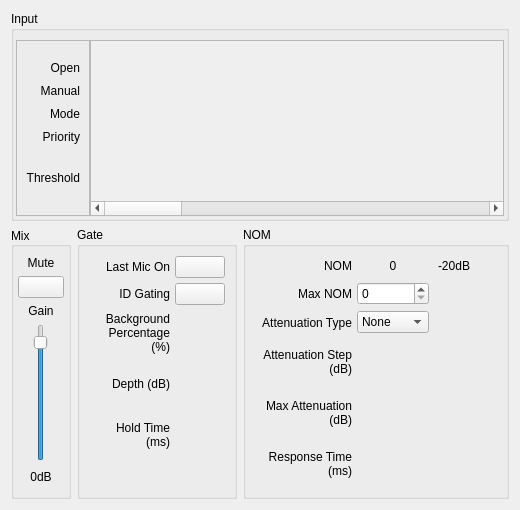
<?xml version="1.0" encoding="UTF-8"?>
<ui version="4.0">
 <class>CfgSettingAutomaticMixerGatingAbsoluteThreshold</class>
 <widget class="QWidget" name="CfgSettingAutomaticMixerGatingAbsoluteThreshold">
  <property name="geometry">
   <rect>
    <x>0</x>
    <y>0</y>
    <width>520</width>
    <height>510</height>
   </rect>
  </property>
  <property name="minimumSize">
   <size>
    <width>520</width>
    <height>510</height>
   </size>
  </property>
  <property name="maximumSize">
   <size>
    <width>16777215</width>
    <height>510</height>
   </size>
  </property>
  <property name="windowTitle">
   <string>Form</string>
  </property>
  <layout class="QGridLayout" name="gridLayout_5">
   <item row="1" column="0">
    <widget class="QGroupBox" name="groupBox_4">
     <property name="minimumSize">
      <size>
       <width>60</width>
       <height>0</height>
      </size>
     </property>
     <property name="maximumSize">
      <size>
       <width>60</width>
       <height>16777215</height>
      </size>
     </property>
     <property name="title">
      <string>Mix</string>
     </property>
     <property name="alignment">
      <set>Qt::AlignLeading|Qt::AlignLeft|Qt::AlignVCenter</set>
     </property>
     <layout class="QVBoxLayout" name="verticalLayout_2">
      <property name="leftMargin">
       <number>4</number>
      </property>
      <property name="rightMargin">
       <number>4</number>
      </property>
      <item>
       <widget class="QLabel" name="label_16">
        <property name="text">
         <string>Mute</string>
        </property>
        <property name="alignment">
         <set>Qt::AlignCenter</set>
        </property>
       </widget>
      </item>
      <item>
       <widget class="QPushButton" name="pushButton_Mute">
        <property name="text">
         <string/>
        </property>
        <property name="checkable">
         <bool>true</bool>
        </property>
       </widget>
      </item>
      <item>
       <widget class="QLabel" name="label_19">
        <property name="text">
         <string>Gain</string>
        </property>
        <property name="alignment">
         <set>Qt::AlignCenter</set>
        </property>
       </widget>
      </item>
      <item alignment="Qt::AlignHCenter">
       <widget class="QSlider" name="verticalSlider_Gain">
        <property name="minimum">
         <number>-100</number>
        </property>
        <property name="maximum">
         <number>10</number>
        </property>
        <property name="orientation">
         <enum>Qt::Vertical</enum>
        </property>
       </widget>
      </item>
      <item>
       <widget class="QLabel" name="label_Gain">
        <property name="minimumSize">
         <size>
          <width>0</width>
          <height>20</height>
         </size>
        </property>
        <property name="text">
         <string>0dB</string>
        </property>
        <property name="alignment">
         <set>Qt::AlignCenter</set>
        </property>
       </widget>
      </item>
     </layout>
    </widget>
   </item>
   <item row="0" column="0" colspan="4">
    <widget class="QGroupBox" name="groupBox">
     <property name="minimumSize">
      <size>
       <width>0</width>
       <height>210</height>
      </size>
     </property>
     <property name="maximumSize">
      <size>
       <width>16777215</width>
       <height>210</height>
      </size>
     </property>
     <property name="title">
      <string>Input</string>
     </property>
     <layout class="QGridLayout" name="gridLayout">
      <property name="leftMargin">
       <number>2</number>
      </property>
      <property name="topMargin">
       <number>9</number>
      </property>
      <property name="rightMargin">
       <number>2</number>
      </property>
      <property name="bottomMargin">
       <number>2</number>
      </property>
      <property name="spacing">
       <number>0</number>
      </property>
      <item row="0" column="1">
       <widget class="QScrollArea" name="scrollArea">
        <property name="widgetResizable">
         <bool>true</bool>
        </property>
        <widget class="QWidget" name="scrollAreaContents">
         <property name="geometry">
          <rect>
           <x>0</x>
           <y>0</y>
           <width>2080</width>
           <height>166</height>
          </rect>
         </property>
         <layout class="QHBoxLayout" name="horizontalLayout">
          <property name="spacing">
           <number>0</number>
          </property>
          <property name="leftMargin">
           <number>0</number>
          </property>
          <property name="topMargin">
           <number>0</number>
          </property>
          <property name="rightMargin">
           <number>0</number>
          </property>
          <property name="bottomMargin">
           <number>0</number>
          </property>
          <item>
           <widget class="ConfigGatingAbsoluteThreasholdChannel" name="widget_1" native="true">
            <property name="minimumSize">
             <size>
              <width>65</width>
              <height>0</height>
             </size>
            </property>
           </widget>
          </item>
          <item>
           <widget class="ConfigGatingAbsoluteThreasholdChannel" name="widget_2" native="true">
            <property name="minimumSize">
             <size>
              <width>65</width>
              <height>0</height>
             </size>
            </property>
           </widget>
          </item>
          <item>
           <widget class="ConfigGatingAbsoluteThreasholdChannel" name="widget_3" native="true">
            <property name="minimumSize">
             <size>
              <width>65</width>
              <height>0</height>
             </size>
            </property>
           </widget>
          </item>
          <item>
           <widget class="ConfigGatingAbsoluteThreasholdChannel" name="widget_4" native="true">
            <property name="minimumSize">
             <size>
              <width>65</width>
              <height>0</height>
             </size>
            </property>
           </widget>
          </item>
          <item>
           <widget class="ConfigGatingAbsoluteThreasholdChannel" name="widget_5" native="true">
            <property name="minimumSize">
             <size>
              <width>65</width>
              <height>0</height>
             </size>
            </property>
           </widget>
          </item>
          <item>
           <widget class="ConfigGatingAbsoluteThreasholdChannel" name="widget_6" native="true">
            <property name="minimumSize">
             <size>
              <width>65</width>
              <height>0</height>
             </size>
            </property>
           </widget>
          </item>
          <item>
           <widget class="ConfigGatingAbsoluteThreasholdChannel" name="widget_7" native="true">
            <property name="minimumSize">
             <size>
              <width>65</width>
              <height>0</height>
             </size>
            </property>
           </widget>
          </item>
          <item>
           <widget class="ConfigGatingAbsoluteThreasholdChannel" name="widget_8" native="true">
            <property name="minimumSize">
             <size>
              <width>65</width>
              <height>0</height>
             </size>
            </property>
           </widget>
          </item>
          <item>
           <widget class="ConfigGatingAbsoluteThreasholdChannel" name="widget_9" native="true">
            <property name="minimumSize">
             <size>
              <width>65</width>
              <height>0</height>
             </size>
            </property>
           </widget>
          </item>
          <item>
           <widget class="ConfigGatingAbsoluteThreasholdChannel" name="widget_10" native="true">
            <property name="minimumSize">
             <size>
              <width>65</width>
              <height>0</height>
             </size>
            </property>
           </widget>
          </item>
          <item>
           <widget class="ConfigGatingAbsoluteThreasholdChannel" name="widget_11" native="true">
            <property name="minimumSize">
             <size>
              <width>65</width>
              <height>0</height>
             </size>
            </property>
           </widget>
          </item>
          <item>
           <widget class="ConfigGatingAbsoluteThreasholdChannel" name="widget_12" native="true">
            <property name="minimumSize">
             <size>
              <width>65</width>
              <height>0</height>
             </size>
            </property>
           </widget>
          </item>
          <item>
           <widget class="ConfigGatingAbsoluteThreasholdChannel" name="widget_13" native="true">
            <property name="minimumSize">
             <size>
              <width>65</width>
              <height>0</height>
             </size>
            </property>
           </widget>
          </item>
          <item>
           <widget class="ConfigGatingAbsoluteThreasholdChannel" name="widget_14" native="true">
            <property name="minimumSize">
             <size>
              <width>65</width>
              <height>0</height>
             </size>
            </property>
           </widget>
          </item>
          <item>
           <widget class="ConfigGatingAbsoluteThreasholdChannel" name="widget_15" native="true">
            <property name="minimumSize">
             <size>
              <width>65</width>
              <height>0</height>
             </size>
            </property>
           </widget>
          </item>
          <item>
           <widget class="ConfigGatingAbsoluteThreasholdChannel" name="widget_16" native="true">
            <property name="minimumSize">
             <size>
              <width>65</width>
              <height>0</height>
             </size>
            </property>
           </widget>
          </item>
          <item>
           <widget class="ConfigGatingAbsoluteThreasholdChannel" name="widget_17" native="true">
            <property name="minimumSize">
             <size>
              <width>65</width>
              <height>0</height>
             </size>
            </property>
           </widget>
          </item>
          <item>
           <widget class="ConfigGatingAbsoluteThreasholdChannel" name="widget_18" native="true">
            <property name="minimumSize">
             <size>
              <width>65</width>
              <height>0</height>
             </size>
            </property>
           </widget>
          </item>
          <item>
           <widget class="ConfigGatingAbsoluteThreasholdChannel" name="widget_19" native="true">
            <property name="minimumSize">
             <size>
              <width>65</width>
              <height>0</height>
             </size>
            </property>
           </widget>
          </item>
          <item>
           <widget class="ConfigGatingAbsoluteThreasholdChannel" name="widget_20" native="true">
            <property name="minimumSize">
             <size>
              <width>65</width>
              <height>0</height>
             </size>
            </property>
           </widget>
          </item>
          <item>
           <widget class="ConfigGatingAbsoluteThreasholdChannel" name="widget_21" native="true">
            <property name="minimumSize">
             <size>
              <width>65</width>
              <height>0</height>
             </size>
            </property>
           </widget>
          </item>
          <item>
           <widget class="ConfigGatingAbsoluteThreasholdChannel" name="widget_22" native="true">
            <property name="minimumSize">
             <size>
              <width>65</width>
              <height>0</height>
             </size>
            </property>
           </widget>
          </item>
          <item>
           <widget class="ConfigGatingAbsoluteThreasholdChannel" name="widget_23" native="true">
            <property name="minimumSize">
             <size>
              <width>65</width>
              <height>0</height>
             </size>
            </property>
           </widget>
          </item>
          <item>
           <widget class="ConfigGatingAbsoluteThreasholdChannel" name="widget_24" native="true">
            <property name="minimumSize">
             <size>
              <width>65</width>
              <height>0</height>
             </size>
            </property>
           </widget>
          </item>
          <item>
           <widget class="ConfigGatingAbsoluteThreasholdChannel" name="widget_25" native="true">
            <property name="minimumSize">
             <size>
              <width>65</width>
              <height>0</height>
             </size>
            </property>
           </widget>
          </item>
          <item>
           <widget class="ConfigGatingAbsoluteThreasholdChannel" name="widget_26" native="true">
            <property name="minimumSize">
             <size>
              <width>65</width>
              <height>0</height>
             </size>
            </property>
           </widget>
          </item>
          <item>
           <widget class="ConfigGatingAbsoluteThreasholdChannel" name="widget_27" native="true">
            <property name="minimumSize">
             <size>
              <width>65</width>
              <height>0</height>
             </size>
            </property>
           </widget>
          </item>
          <item>
           <widget class="ConfigGatingAbsoluteThreasholdChannel" name="widget_28" native="true">
            <property name="minimumSize">
             <size>
              <width>65</width>
              <height>0</height>
             </size>
            </property>
           </widget>
          </item>
          <item>
           <widget class="ConfigGatingAbsoluteThreasholdChannel" name="widget_29" native="true">
            <property name="minimumSize">
             <size>
              <width>65</width>
              <height>0</height>
             </size>
            </property>
           </widget>
          </item>
          <item>
           <widget class="ConfigGatingAbsoluteThreasholdChannel" name="widget_30" native="true">
            <property name="minimumSize">
             <size>
              <width>65</width>
              <height>0</height>
             </size>
            </property>
           </widget>
          </item>
          <item>
           <widget class="ConfigGatingAbsoluteThreasholdChannel" name="widget_31" native="true">
            <property name="minimumSize">
             <size>
              <width>65</width>
              <height>0</height>
             </size>
            </property>
           </widget>
          </item>
          <item>
           <widget class="ConfigGatingAbsoluteThreasholdChannel" name="widget_32" native="true">
            <property name="minimumSize">
             <size>
              <width>65</width>
              <height>0</height>
             </size>
            </property>
           </widget>
          </item>
         </layout>
        </widget>
       </widget>
      </item>
      <item row="0" column="0">
       <widget class="QFrame" name="frame">
        <property name="frameShape">
         <enum>QFrame::StyledPanel</enum>
        </property>
        <property name="frameShadow">
         <enum>QFrame::Raised</enum>
        </property>
        <layout class="QVBoxLayout" name="verticalLayout" stretch="15,13,13,13,80,0">
         <property name="spacing">
          <number>9</number>
         </property>
         <property name="topMargin">
          <number>20</number>
         </property>
         <item>
          <widget class="QLabel" name="label">
           <property name="text">
            <string>Open</string>
           </property>
           <property name="alignment">
            <set>Qt::AlignRight|Qt::AlignTrailing|Qt::AlignVCenter</set>
           </property>
          </widget>
         </item>
         <item>
          <widget class="QLabel" name="label_2">
           <property name="text">
            <string>Manual</string>
           </property>
           <property name="alignment">
            <set>Qt::AlignRight|Qt::AlignTrailing|Qt::AlignVCenter</set>
           </property>
          </widget>
         </item>
         <item>
          <widget class="QLabel" name="label_3">
           <property name="text">
            <string>Mode</string>
           </property>
           <property name="alignment">
            <set>Qt::AlignRight|Qt::AlignTrailing|Qt::AlignVCenter</set>
           </property>
          </widget>
         </item>
         <item>
          <widget class="QLabel" name="label_4">
           <property name="text">
            <string>Priority</string>
           </property>
           <property name="alignment">
            <set>Qt::AlignRight|Qt::AlignTrailing|Qt::AlignVCenter</set>
           </property>
          </widget>
         </item>
         <item>
          <widget class="QLabel" name="label_5">
           <property name="sizePolicy">
            <sizepolicy hsizetype="Preferred" vsizetype="Fixed">
             <horstretch>0</horstretch>
             <verstretch>0</verstretch>
            </sizepolicy>
           </property>
           <property name="minimumSize">
            <size>
             <width>0</width>
             <height>50</height>
            </size>
           </property>
           <property name="maximumSize">
            <size>
             <width>16777215</width>
             <height>50</height>
            </size>
           </property>
           <property name="text">
            <string>Threshold</string>
           </property>
           <property name="alignment">
            <set>Qt::AlignRight|Qt::AlignTrailing|Qt::AlignVCenter</set>
           </property>
          </widget>
         </item>
         <item>
          <spacer name="verticalSpacer">
           <property name="orientation">
            <enum>Qt::Vertical</enum>
           </property>
           <property name="sizeHint" stdset="0">
            <size>
             <width>20</width>
             <height>40</height>
            </size>
           </property>
          </spacer>
         </item>
        </layout>
       </widget>
      </item>
     </layout>
    </widget>
   </item>
   <item row="1" column="1">
    <widget class="QGroupBox" name="groupBox_2">
     <property name="minimumSize">
      <size>
       <width>160</width>
       <height>0</height>
      </size>
     </property>
     <property name="title">
      <string>Gate</string>
     </property>
     <layout class="QGridLayout" name="gridLayout_2">
      <property name="spacing">
       <number>5</number>
      </property>
      <item row="4" column="0">
       <widget class="QLabel" name="label_9">
        <property name="text">
         <string>Hold Time (ms)</string>
        </property>
        <property name="alignment">
         <set>Qt::AlignRight|Qt::AlignTrailing|Qt::AlignVCenter</set>
        </property>
        <property name="wordWrap">
         <bool>true</bool>
        </property>
       </widget>
      </item>
      <item row="0" column="1">
       <widget class="QPushButton" name="pb_LastMicOn">
        <property name="minimumSize">
         <size>
          <width>50</width>
          <height>0</height>
         </size>
        </property>
        <property name="text">
         <string/>
        </property>
        <property name="checkable">
         <bool>true</bool>
        </property>
       </widget>
      </item>
      <item row="4" column="1" alignment="Qt::AlignHCenter">
       <widget class="ConfigGainWidget" name="dial_HoldTime" native="true">
        <property name="minimumSize">
         <size>
          <width>46</width>
          <height>46</height>
         </size>
        </property>
        <property name="maximumSize">
         <size>
          <width>40</width>
          <height>40</height>
         </size>
        </property>
        <property name="MinValue" stdset="0">
         <double>1.000000000000000</double>
        </property>
        <property name="MaxValue" stdset="0">
         <double>10000.000000000000000</double>
        </property>
        <property name="StepMode" stdset="0">
         <number>1</number>
        </property>
        <property name="ParamType" stdset="0">
         <number>5</number>
        </property>
       </widget>
      </item>
      <item row="2" column="1" alignment="Qt::AlignHCenter">
       <widget class="ConfigGainWidget" name="dial_BackgroundPercentage" native="true">
        <property name="minimumSize">
         <size>
          <width>46</width>
          <height>46</height>
         </size>
        </property>
        <property name="maximumSize">
         <size>
          <width>40</width>
          <height>40</height>
         </size>
        </property>
        <property name="MinValue" stdset="0">
         <double>0.000000000000000</double>
        </property>
        <property name="MaxValue" stdset="0">
         <double>100.000000000000000</double>
        </property>
       </widget>
      </item>
      <item row="0" column="0">
       <widget class="QLabel" name="label_6">
        <property name="text">
         <string>Last Mic On</string>
        </property>
        <property name="alignment">
         <set>Qt::AlignRight|Qt::AlignTrailing|Qt::AlignVCenter</set>
        </property>
       </widget>
      </item>
      <item row="3" column="1" alignment="Qt::AlignHCenter">
       <widget class="ConfigGainWidget" name="dial_Depth" native="true">
        <property name="minimumSize">
         <size>
          <width>46</width>
          <height>46</height>
         </size>
        </property>
        <property name="maximumSize">
         <size>
          <width>40</width>
          <height>40</height>
         </size>
        </property>
        <property name="MinValue" stdset="0">
         <double>0.000000000000000</double>
        </property>
        <property name="MaxValue" stdset="0">
         <double>60.000000000000000</double>
        </property>
       </widget>
      </item>
      <item row="1" column="0">
       <widget class="QLabel" name="label_11">
        <property name="text">
         <string>ID Gating</string>
        </property>
        <property name="alignment">
         <set>Qt::AlignRight|Qt::AlignTrailing|Qt::AlignVCenter</set>
        </property>
       </widget>
      </item>
      <item row="3" column="0">
       <widget class="QLabel" name="label_7">
        <property name="text">
         <string>Depth (dB)</string>
        </property>
        <property name="alignment">
         <set>Qt::AlignRight|Qt::AlignTrailing|Qt::AlignVCenter</set>
        </property>
        <property name="wordWrap">
         <bool>true</bool>
        </property>
       </widget>
      </item>
      <item row="2" column="0">
       <widget class="QLabel" name="label_8">
        <property name="text">
         <string>Background
Percentage (%)</string>
        </property>
        <property name="alignment">
         <set>Qt::AlignRight|Qt::AlignTrailing|Qt::AlignVCenter</set>
        </property>
        <property name="wordWrap">
         <bool>true</bool>
        </property>
       </widget>
      </item>
      <item row="1" column="1">
       <widget class="QPushButton" name="pb_IDGating">
        <property name="minimumSize">
         <size>
          <width>50</width>
          <height>0</height>
         </size>
        </property>
        <property name="text">
         <string/>
        </property>
        <property name="checkable">
         <bool>true</bool>
        </property>
       </widget>
      </item>
      <item row="5" column="0">
       <spacer name="verticalSpacer_2">
        <property name="orientation">
         <enum>Qt::Vertical</enum>
        </property>
        <property name="sizeHint" stdset="0">
         <size>
          <width>20</width>
          <height>40</height>
         </size>
        </property>
       </spacer>
      </item>
     </layout>
    </widget>
   </item>
   <item row="1" column="2" colspan="2">
    <widget class="QGroupBox" name="groupBox_3">
     <property name="title">
      <string>NOM</string>
     </property>
     <layout class="QGridLayout" name="gridLayout_3">
      <property name="spacing">
       <number>5</number>
      </property>
      <item row="2" column="1">
       <widget class="QSpinBox" name="spinBox_MaxNOM">
        <property name="minimumSize">
         <size>
          <width>72</width>
          <height>0</height>
         </size>
        </property>
        <property name="maximumSize">
         <size>
          <width>72</width>
          <height>16777215</height>
         </size>
        </property>
       </widget>
      </item>
      <item row="0" column="1">
       <widget class="QLabel" name="label_NOM">
        <property name="minimumSize">
         <size>
          <width>0</width>
          <height>20</height>
         </size>
        </property>
        <property name="maximumSize">
         <size>
          <width>16777215</width>
          <height>20</height>
         </size>
        </property>
        <property name="text">
         <string>0</string>
        </property>
        <property name="alignment">
         <set>Qt::AlignCenter</set>
        </property>
       </widget>
      </item>
      <item row="2" column="4">
       <spacer name="horizontalSpacer">
        <property name="orientation">
         <enum>Qt::Horizontal</enum>
        </property>
        <property name="sizeHint" stdset="0">
         <size>
          <width>40</width>
          <height>20</height>
         </size>
        </property>
       </spacer>
      </item>
      <item row="3" column="0">
       <widget class="QLabel" name="label_14">
        <property name="text">
         <string>Attenuation Type</string>
        </property>
        <property name="alignment">
         <set>Qt::AlignRight|Qt::AlignTrailing|Qt::AlignVCenter</set>
        </property>
        <property name="wordWrap">
         <bool>true</bool>
        </property>
       </widget>
      </item>
      <item row="3" column="1">
       <widget class="QComboBox" name="comboBox_NOMAttenuationType">
        <property name="minimumSize">
         <size>
          <width>72</width>
          <height>0</height>
         </size>
        </property>
        <property name="maximumSize">
         <size>
          <width>72</width>
          <height>16777215</height>
         </size>
        </property>
        <item>
         <property name="text">
          <string>None</string>
         </property>
        </item>
        <item>
         <property name="text">
          <string>Logarithmic</string>
         </property>
        </item>
        <item>
         <property name="text">
          <string>Linear</string>
         </property>
        </item>
       </widget>
      </item>
      <item row="6" column="1" alignment="Qt::AlignHCenter">
       <widget class="ConfigGainWidget" name="dial_ResponseTime" native="true">
        <property name="minimumSize">
         <size>
          <width>46</width>
          <height>46</height>
         </size>
        </property>
        <property name="maximumSize">
         <size>
          <width>40</width>
          <height>40</height>
         </size>
        </property>
        <property name="layoutDirection">
         <enum>Qt::RightToLeft</enum>
        </property>
        <property name="MinValue" stdset="0">
         <double>1.000000000000000</double>
        </property>
        <property name="MaxValue" stdset="0">
         <double>10000.000000000000000</double>
        </property>
        <property name="StepMode" stdset="0">
         <number>1</number>
        </property>
        <property name="ParamType" stdset="0">
         <number>5</number>
        </property>
       </widget>
      </item>
      <item row="5" column="1" alignment="Qt::AlignHCenter">
       <widget class="ConfigGainWidget" name="dial_MAXNOMAttenuation" native="true">
        <property name="minimumSize">
         <size>
          <width>46</width>
          <height>46</height>
         </size>
        </property>
        <property name="maximumSize">
         <size>
          <width>40</width>
          <height>40</height>
         </size>
        </property>
        <property name="layoutDirection">
         <enum>Qt::RightToLeft</enum>
        </property>
        <property name="MinValue" stdset="0">
         <double>0.000000000000000</double>
        </property>
        <property name="MaxValue" stdset="0">
         <double>40.000000000000000</double>
        </property>
       </widget>
      </item>
      <item row="0" column="0">
       <widget class="QLabel" name="label_21">
        <property name="minimumSize">
         <size>
          <width>0</width>
          <height>20</height>
         </size>
        </property>
        <property name="maximumSize">
         <size>
          <width>16777215</width>
          <height>20</height>
         </size>
        </property>
        <property name="text">
         <string>NOM</string>
        </property>
        <property name="alignment">
         <set>Qt::AlignRight|Qt::AlignTrailing|Qt::AlignVCenter</set>
        </property>
       </widget>
      </item>
      <item row="0" column="3">
       <widget class="QLabel" name="label_VUGain">
        <property name="minimumSize">
         <size>
          <width>40</width>
          <height>0</height>
         </size>
        </property>
        <property name="maximumSize">
         <size>
          <width>40</width>
          <height>16777215</height>
         </size>
        </property>
        <property name="text">
         <string>-20dB</string>
        </property>
        <property name="alignment">
         <set>Qt::AlignCenter</set>
        </property>
       </widget>
      </item>
      <item row="4" column="0">
       <widget class="QLabel" name="label_15">
        <property name="text">
         <string>Attenuation Step (dB)</string>
        </property>
        <property name="alignment">
         <set>Qt::AlignRight|Qt::AlignTrailing|Qt::AlignVCenter</set>
        </property>
        <property name="wordWrap">
         <bool>true</bool>
        </property>
       </widget>
      </item>
      <item row="5" column="0">
       <widget class="QLabel" name="label_17">
        <property name="text">
         <string>Max Attenuation (dB)</string>
        </property>
        <property name="alignment">
         <set>Qt::AlignRight|Qt::AlignTrailing|Qt::AlignVCenter</set>
        </property>
        <property name="wordWrap">
         <bool>true</bool>
        </property>
       </widget>
      </item>
      <item row="2" column="0">
       <widget class="QLabel" name="label_10">
        <property name="text">
         <string>Max NOM</string>
        </property>
        <property name="alignment">
         <set>Qt::AlignRight|Qt::AlignTrailing|Qt::AlignVCenter</set>
        </property>
       </widget>
      </item>
      <item row="4" column="1" alignment="Qt::AlignHCenter">
       <widget class="ConfigGainWidget" name="dial_NOMAttenuationStep" native="true">
        <property name="minimumSize">
         <size>
          <width>46</width>
          <height>46</height>
         </size>
        </property>
        <property name="maximumSize">
         <size>
          <width>40</width>
          <height>40</height>
         </size>
        </property>
        <property name="layoutDirection">
         <enum>Qt::RightToLeft</enum>
        </property>
        <property name="MinValue" stdset="0">
         <double>0.000000000000000</double>
        </property>
        <property name="MaxValue" stdset="0">
         <double>20.000000000000000</double>
        </property>
       </widget>
      </item>
      <item row="2" column="3" rowspan="5" alignment="Qt::AlignHCenter">
       <widget class="VolumeWidget" name="VU_Gain" native="true">
        <property name="minimumSize">
         <size>
          <width>25</width>
          <height>210</height>
         </size>
        </property>
        <property name="maximumSize">
         <size>
          <width>25</width>
          <height>16777215</height>
         </size>
        </property>
        <property name="MaxValue" stdset="0">
         <number>0</number>
        </property>
        <property name="MinValue" stdset="0">
         <number>-60</number>
        </property>
        <property name="SingleTrack" stdset="0">
         <bool>true</bool>
        </property>
        <property name="IsApplidGain" stdset="0">
         <bool>true</bool>
        </property>
       </widget>
      </item>
      <item row="6" column="0">
       <widget class="QLabel" name="label_18">
        <property name="text">
         <string>Response Time (ms)</string>
        </property>
        <property name="alignment">
         <set>Qt::AlignRight|Qt::AlignTrailing|Qt::AlignVCenter</set>
        </property>
        <property name="wordWrap">
         <bool>true</bool>
        </property>
       </widget>
      </item>
     </layout>
    </widget>
   </item>
  </layout>
 </widget>
 <customwidgets>
  <customwidget>
   <class>ConfigGainWidget</class>
   <extends>QWidget</extends>
   <header location="global">customWidget/configgainwidget.h</header>
   <container>1</container>
  </customwidget>
  <customwidget>
   <class>VolumeWidget</class>
   <extends>QWidget</extends>
   <header>customWidget/volumewidget.h</header>
   <container>1</container>
  </customwidget>
  <customwidget>
   <class>ConfigGatingAbsoluteThreasholdChannel</class>
   <extends>QWidget</extends>
   <header>customWidget/configgatingabsolutethreasholdchannel.h</header>
   <container>1</container>
  </customwidget>
 </customwidgets>
 <resources/>
 <connections/>
</ui>
